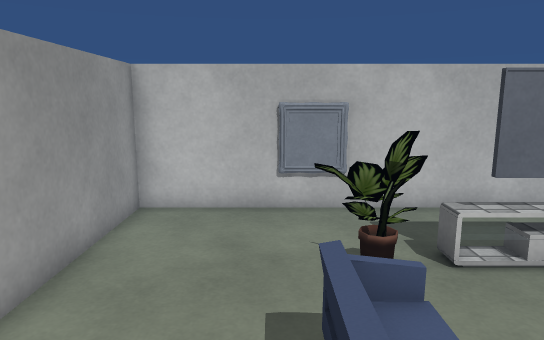
[1] (above)

12 first-person views from a walk through a 3-D level made in the Unity game engine. The camera is 1.5 m above the floor, tilts 10° down and sees 70° across. The floor is counted in squares, 0.5 m on a side. Each view is taken from the middle of a square. On the plan, view 1 faces up. The plan holds only what a view shows up to about 20 squares ahead; the rest is blank. Some surface patterns are stand-ins.

[2]
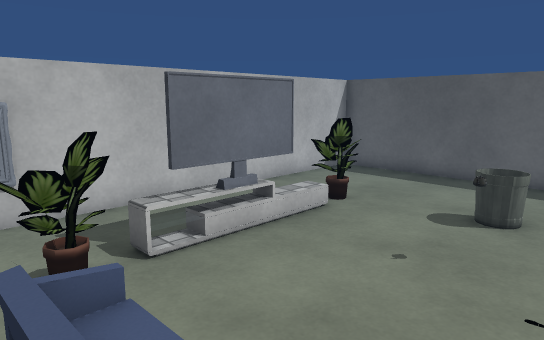

[3]
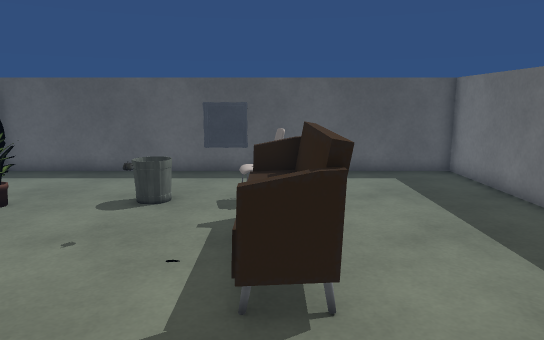

[4]
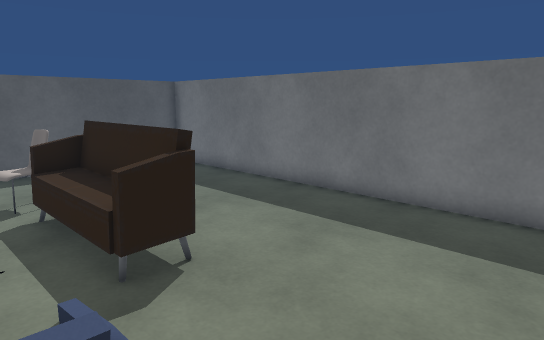

[5]
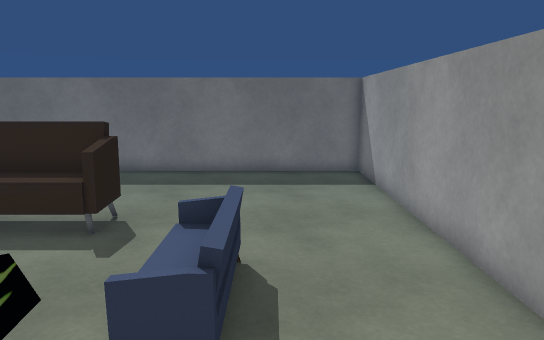

[6]
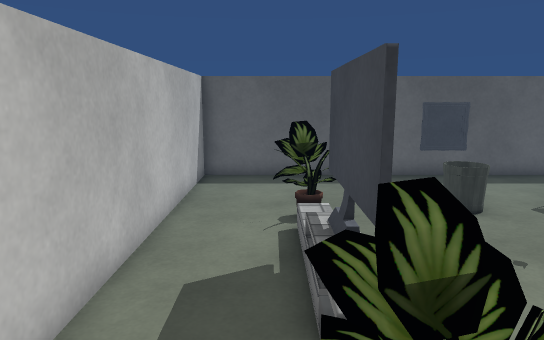

[7]
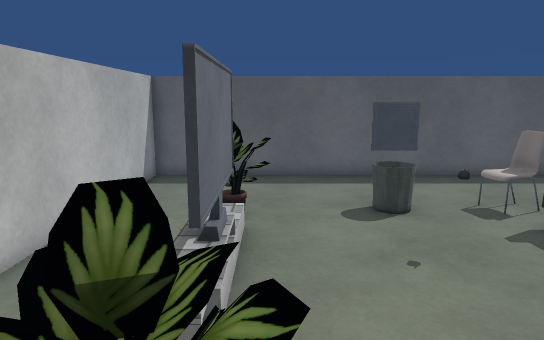

[8]
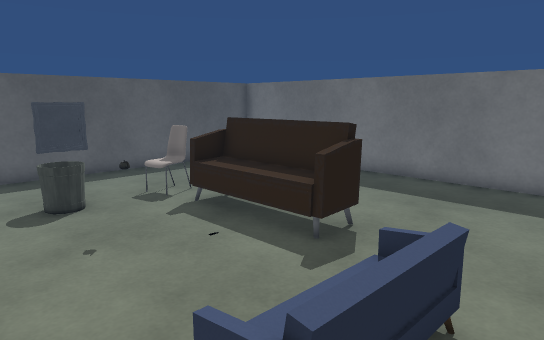

[9]
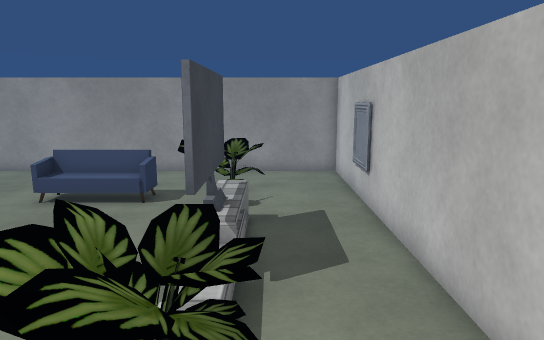

[10]
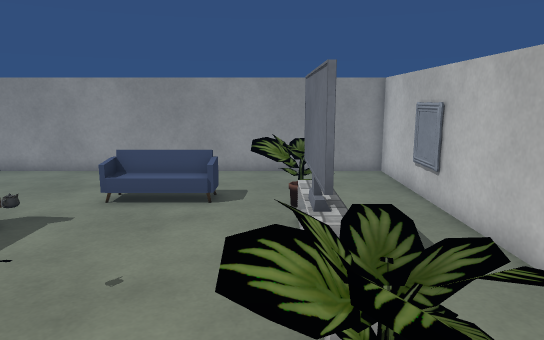

[11]
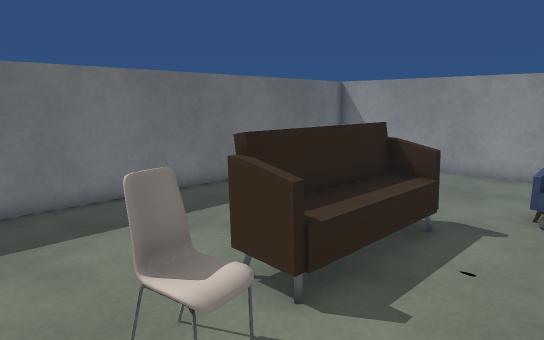

[12]
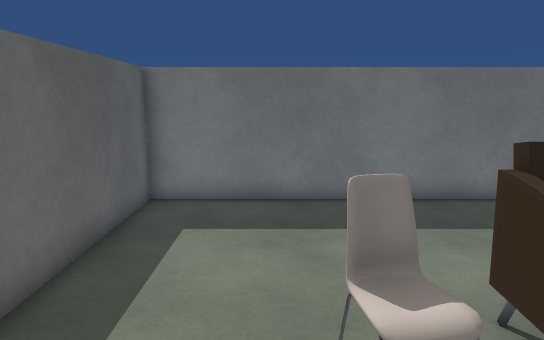

### Floor plan
Points are (right, up) in squares from view 1. A wall is a line through its corners. A room is listed if a view was taken in it or the views show most of it. See-through windows are left out.
Room 1 (views 1, 2, 3, 4, 5, 6, 7, 8, 9, 10, 11, 12)
walls: (-3.8, -8.8) (15.8, -8.8) (15.8, 10.8) (-3.8, 10.8) (-3.8, -8.8)
objects: sofa (1, 1) to (1, 4); other object (1, 6) to (3, 7); sofa (4, -2) to (9, 0); TV (4, 7) to (7, 7); other object (8, 2); other object (9, 6) to (11, 8); chair (11, -1); bin (11, 3)

Where each view was taken, in squares from view 1:
view 1: 0 up, 0 right, facing up
view 2: 0 up, 0 right, facing up-right
view 3: 1 down, 1 left, facing right
view 4: 2 up, 2 left, facing down-right
view 5: 8 up, 0 right, facing down
view 6: 8 up, 0 right, facing right
view 7: 6 up, 0 right, facing right
view 8: 6 up, 1 left, facing down-right
view 9: 8 up, 13 right, facing left
view 10: 6 up, 13 right, facing left
view 11: 3 up, 13 right, facing down-left
view 12: 3 up, 12 right, facing down
